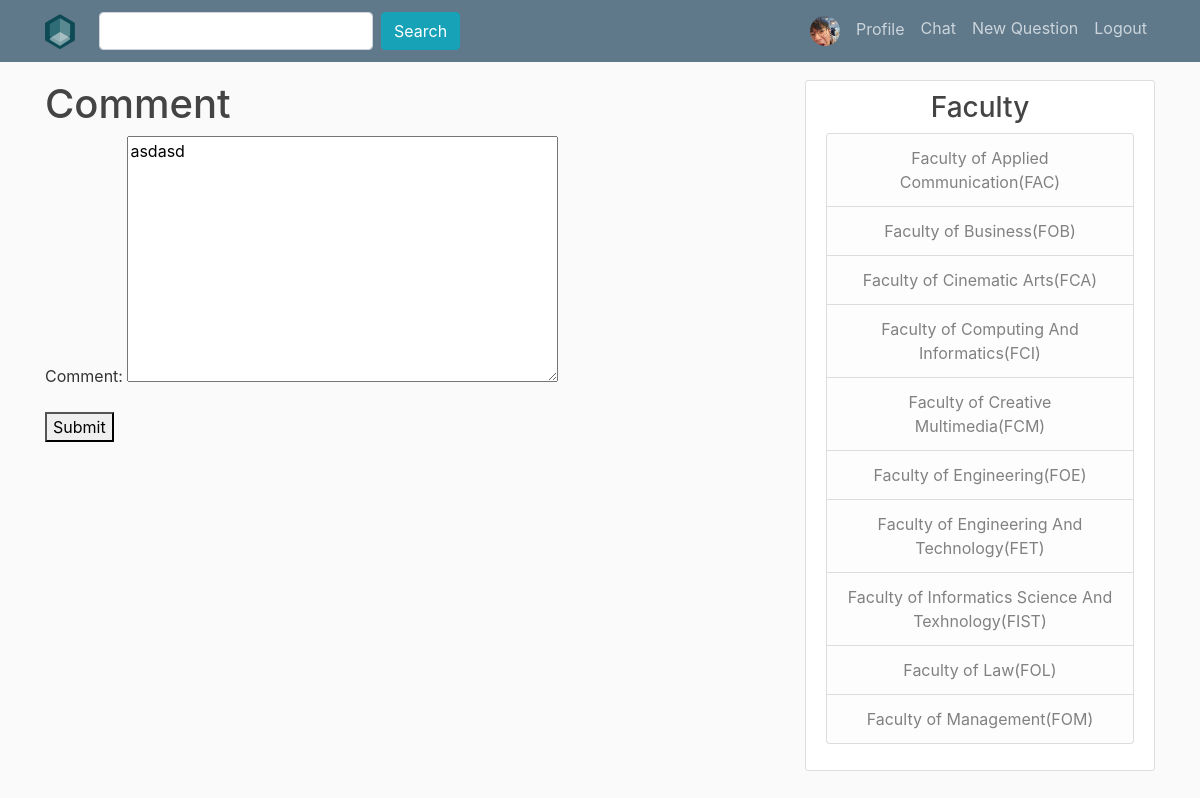
Before: /comment/11/update/ (signed in) with the older database file.
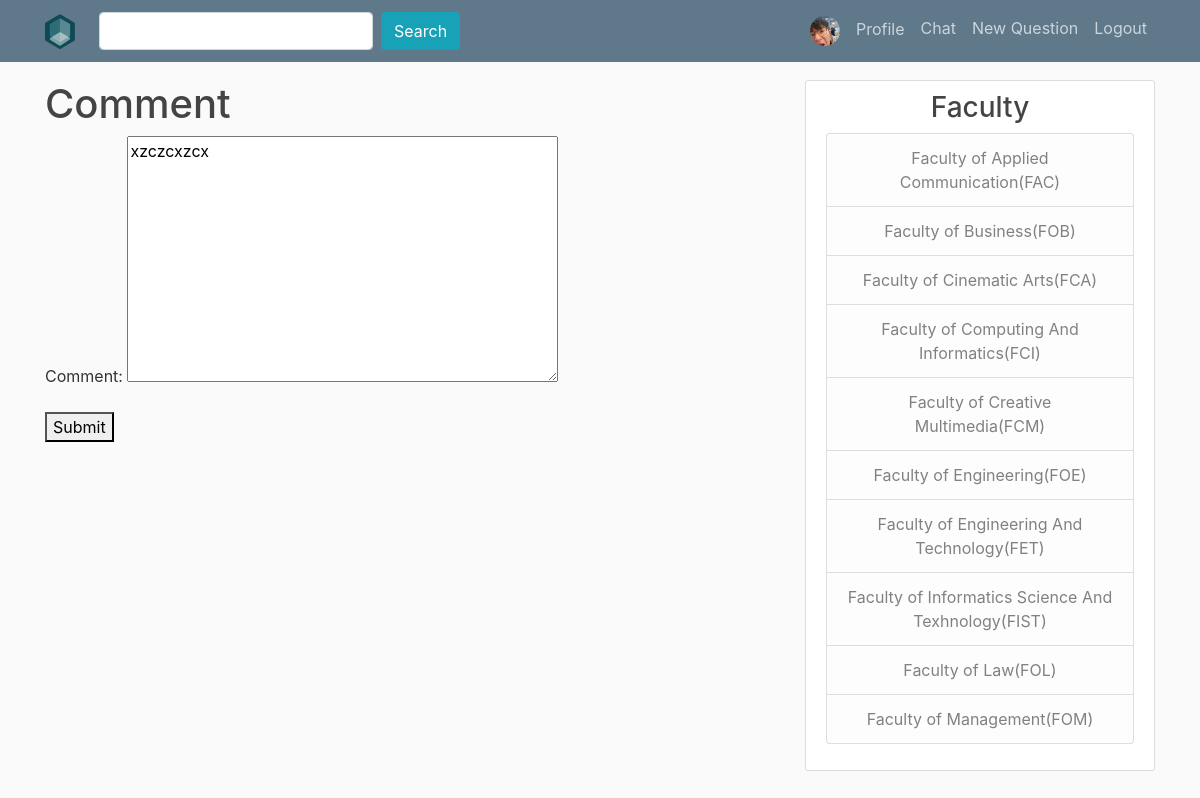
After: the same page with the newer database file.
### QnA/models.py (models this page shows, shortened)
class comment(models.Model):
    post = models.ForeignKey(question,on_delete=models.CASCADE,related_name="comments")
    liked_by = models.ManyToManyField(User,related_name='liked_by',blank = True)
    like = models.IntegerField(default=0)
    r_token = models.BooleanField(default=False)
    author = models.ForeignKey(User, on_delete=models.CASCADE)
    date_published = models.DateTimeField(default=timezone.now)
    comment = models.TextField()

### QnA/views.py (the view, shortened to what this page needs)
# urls.py: path('comment/<int:pk>/update/', CommentUpdateView.as_view(),name='comment-update'),
class CommentUpdateView(LoginRequiredMixin, UserPassesTestMixin,UpdateView):
    model = comment
    fields = ['comment']
    def test_func(self):
        post = self.get_object()
        if self.request.user == post.author:
            return True
        return False

### QnA/templates/QnA/comment_form.html (shortened to what this page needs)
{% extends "QnA/base.html" %}
{% block content%}
    <h1>Comment</h1>
    <form method='POST'>
        {{ form.as_p }}
        <button type='submit'>Submit</button>
    </form>
{% endblock content %}

Changed rows visible on the page:
changed comment: comment "asdasd" → "xzczcxzcx"
